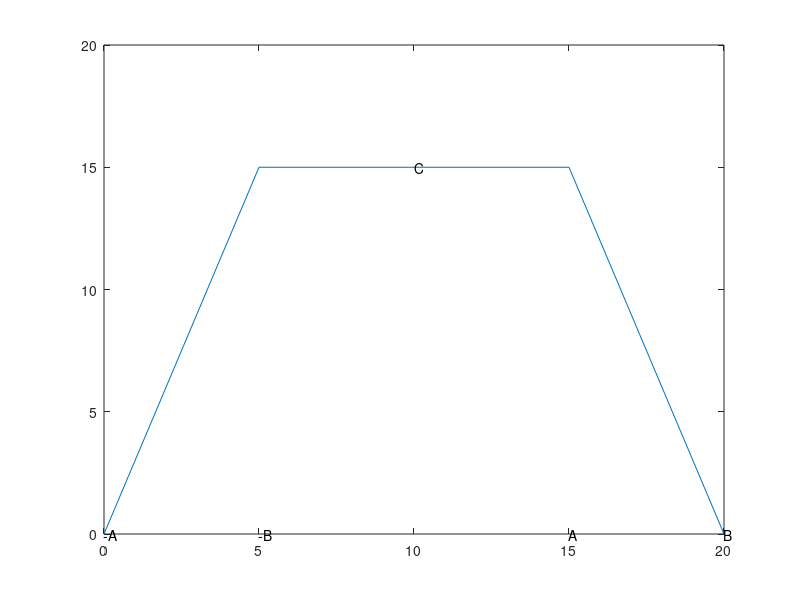

The MATLAB script that drew this image:
%% Questão 3

clear
clc

rise_time = 5; %Tempo de subida do sinal
fall_time = 5; % Tempo de caida do sinal
height = 15; % Altura do gráfico
length = 10; % Duração da onda/2
pulse = zeros (2, 4);
pulse(1,2)=height;
pulse(2,2)=rise_time;
pulse(1,3)=height;
pulse(2,3)=pulse(2,2)+length;
pulse(2,4)=pulse(2,3)+fall_time;
plot(pulse(2,:),pulse(1,:))
text(0,0,'-A');
text(5,0,'-B');
text(10,15,'C');
text(15,0,'A');
text(20,0,'B');